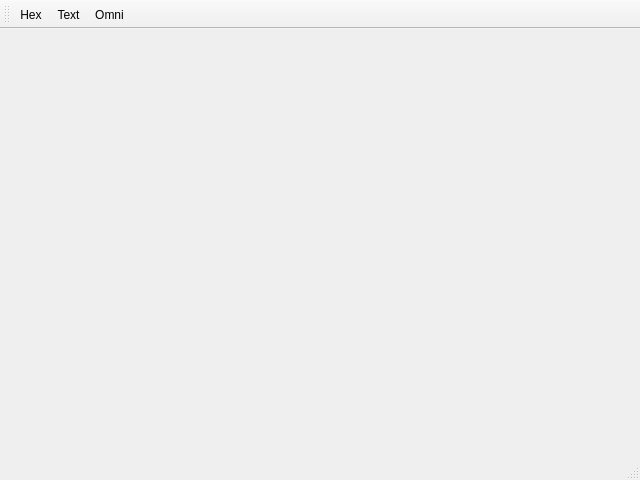
<?xml version="1.0" encoding="UTF-8"?>
<ui version="4.0">
 <class>FileViewer</class>
 <widget class="QMainWindow" name="FileViewer">
  <property name="windowModality">
   <enum>Qt::WindowModal</enum>
  </property>
  <property name="geometry">
   <rect>
    <x>0</x>
    <y>0</y>
    <width>640</width>
    <height>480</height>
   </rect>
  </property>
  <property name="windowTitle">
   <string>File Viewer</string>
  </property>
  <widget class="QWidget" name="centralwidget">
   <layout class="QHBoxLayout" name="horizontalLayout">
    <property name="leftMargin">
     <number>0</number>
    </property>
    <property name="topMargin">
     <number>0</number>
    </property>
    <property name="rightMargin">
     <number>0</number>
    </property>
    <property name="bottomMargin">
     <number>0</number>
    </property>
    <item>
     <widget class="QStackedWidget" name="stackedWidget">
      <property name="frameShadow">
       <enum>QFrame::Sunken</enum>
      </property>
      <property name="currentIndex">
       <number>0</number>
      </property>
      <widget class="QWidget" name="hexpage"/>
      <widget class="QWidget" name="textpage"/>
      <widget class="QWidget" name="omnipage"/>
     </widget>
    </item>
   </layout>
  </widget>
  <widget class="QToolBar" name="toolBar">
   <property name="windowTitle">
    <string>toolBar</string>
   </property>
   <property name="allowedAreas">
    <set>Qt::TopToolBarArea</set>
   </property>
   <property name="toolButtonStyle">
    <enum>Qt::ToolButtonTextBesideIcon</enum>
   </property>
   <property name="floatable">
    <bool>false</bool>
   </property>
   <attribute name="toolBarArea">
    <enum>TopToolBarArea</enum>
   </attribute>
   <attribute name="toolBarBreak">
    <bool>false</bool>
   </attribute>
   <addaction name="actionHex"/>
   <addaction name="actionText"/>
   <addaction name="actionOmni"/>
  </widget>
  <widget class="QStatusBar" name="statusBar"/>
  <action name="actionHex">
   <property name="text">
    <string>Hex</string>
   </property>
  </action>
  <action name="actionText">
   <property name="text">
    <string>Text</string>
   </property>
  </action>
  <action name="actionOmni">
   <property name="text">
    <string>Omni</string>
   </property>
  </action>
 </widget>
 <resources/>
 <connections/>
</ui>
